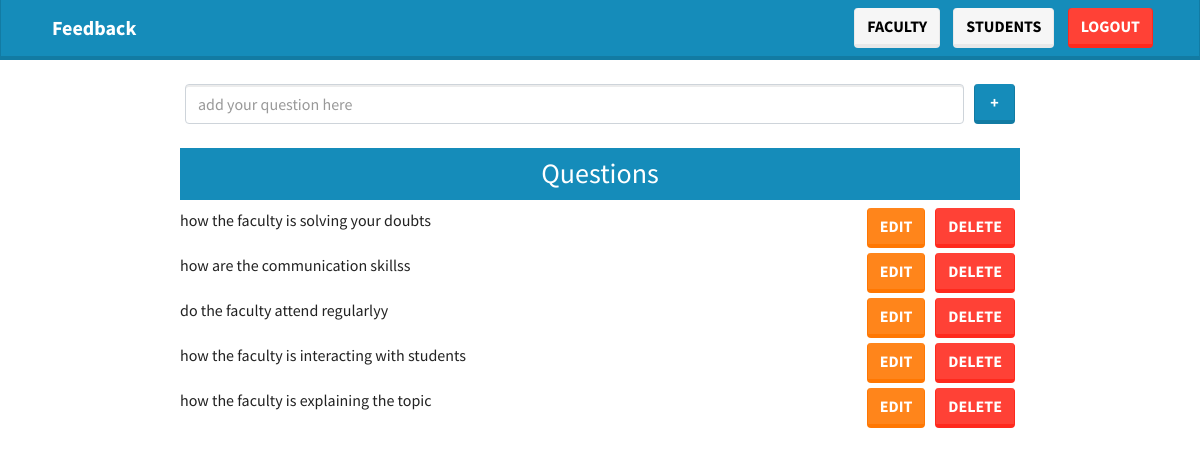
Screenshot of /staffhomepage/ (signed in) with the database file from the repository.
### feedbackapp/models.py (models this page shows)
class QuestionModel(models.Model):
    question = models.TextField()

### feedbackapp/views.py (the view)
# urls.py: path('staffhomepage/',staffhomepageview,name = "staffhomepage"),
def staffhomepageview(request):
    if request.user.is_superuser:
        if request.user.is_authenticated:
             questions = QuestionModel.objects.all()
             context = {'questions':questions}
             return render(request, 'feedbackapp/staffhomepage.html',context)
    return redirect('stafflogin')

### templates/feedbackapp/staffhomepage.html (shortened to what this page needs)
{% extends "base.html"%}
{% load static %}
{% block content %}
<nav class="navbar justify-content-between bg-primary">
    <div class="container">
        <a href="/staffhomepage/" class="navbar-brand" style="margin-left: 10px;font-weight: bold;color: white">Feedback</a>
    <form class="form-inline" method="post" action="{% url "logoutstaff" %}">
        <a class="btn btn-light" href="{% url "facultypage" %}">faculty</a>
        <a class="btn btn-light" href="/staff/students/">students</a>
        <input type="submit" value="logout" href="#" class="btn btn-danger"></input>
    </form>
    </div>
  </nav>
<div id="questionmanagement">
    <div class="d-flex justify-content-center">
        <div style="width: 70vw;">
            <br>
            <form method="post" action="{% url "addquestion" %}" class = "d-flex justify-content-center">
                <input name="question" placeholder="add your question here" type="text" class="form-control">
                <input value=" + " type="submit" class="btn btn-primary">
            </form>
            <br>
            <h3 class="list-group-item list-group-item-action active" style="text-align: center;">Questions</h3>
            {% for question in questions %}
            <div id="question" class="d-flex justify-content-between">
                <p>{{ question.question }}</p>
                <div class="d-flex">
                    <a @click="setQuestion({{question.id}},'{{question.question}}')" data-toggle="modal" data-target="#exampleModal" href="#" class="btn btn-warning">edit</a>
                    <a href="/delete/question/{{ question.id }}/" class="btn btn-danger">delete</a>
                </div>
            </div>
            {% endfor %}
        </div>
    </div>
</div>
{% endblock %}

### templates/base.html (style rules this page uses)
div { border-radius: 1vw; }

### templates/feedbackapp/staffhomepage.html (style rules this page uses)
a,input { margin-left: 5px; margin-right: 5px; }
#question { margin-top: 5px; }

### rows the page displays
QuestionModel: question "how the faculty is solving your doubts"
QuestionModel: question "how are the communication skillss"
QuestionModel: question "do the faculty attend regularlyy"
QuestionModel: question "how the faculty is interacting with students"
QuestionModel: question "how the faculty is explaining the topic"
